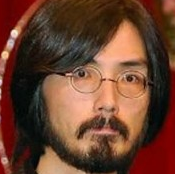
%> input picture image/pharaoh.png, 175 x 174 px
$ octave kadai10.m   (GNU Octave 9; MATLAB toolbox functions it lacks are replaced by stand-ins)
%> lines starting %> are read from the running program, lines starting %| are printed output that depends on the picture
% èª²é¡?0 ç»åã?ã¨ã?¸æ½åº
% æ¬¡ã®ãã­ã°ã©ã?åè?ã«ãã¦?ã¨ã?¸æ½åºãä½é¨ããï¼?% å???Lennaä»¥å¤ã?ç»åãç¨ã???
% ä¾?
ORG = imread('image/pharaoh.png'); % åç»åã?å¥å?
%> ORG is the input picture: size 174x175x3 uint8; mean R, G, B 105.7, 64.4, 46.2
ORG = rgb2gray(ORG); %ã«ã©ã¼ããã°ã¬ã¤ã¸ã®å¤æ
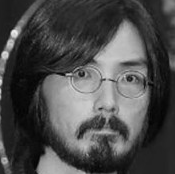
%> ORG: size 174x175 uint8; min 2, max 237, mean 74.7
imagesc(ORG); colormap('gray'); colorbar;% ç»åè¡¨ç¤º
pause; % ä¸?åæ­¢

IMG = edge(ORG,'prewitt'); % ã¨ã?¸æ½åº?ã?ã¬ã¦ã£ã?æ³ï¼?
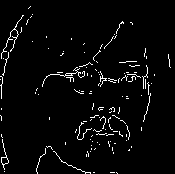
%> IMG: size 174x175 logical; 3.4% white in thin lines or dots
imagesc(IMG); colormap('gray'); colorbar;% ç»åè¡¨ç¤º
pause; % ä¸?åæ­¢

IMG = edge(ORG,'sobel'); % ã¨ã?¸æ½åº?ã½ãã«æ³ï¼?
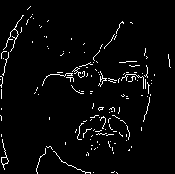
%> IMG: size 174x175 logical; 3.4% white in thin lines or dots
imagesc(IMG); colormap('gray'); colorbar;% ç»åè¡¨ç¤º
pause; % ä¸?åæ­¢

IMG = edge(ORG,'canny'); % ã¨ã?¸æ½åº?ã­ã£ãã?æ³ï¼?
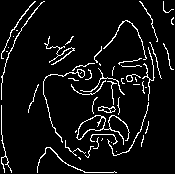
%> IMG: size 174x175 logical; 6.8% white in thin lines or dots
imagesc(IMG); colormap('gray'); colorbar;% ç»åè¡¨ç¤º
pause; % ä¸?åæ­¢
